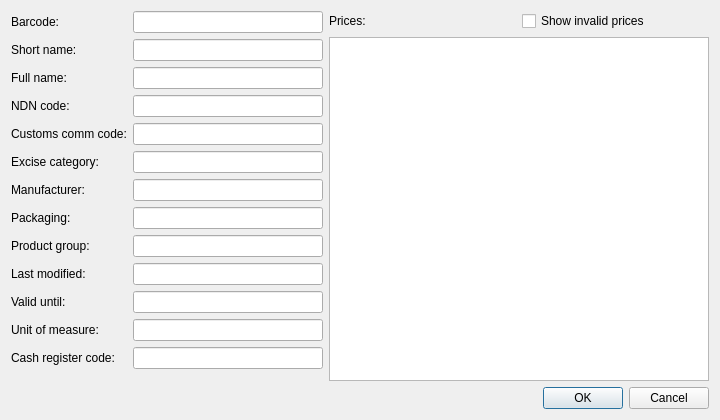
<?xml version="1.0" encoding="UTF-8"?>
<ui version="4.0">
 <class>DialogNDNProductDetails</class>
 <widget class="QDialog" name="DialogNDNProductDetails">
  <property name="geometry">
   <rect>
    <x>0</x>
    <y>0</y>
    <width>720</width>
    <height>420</height>
   </rect>
  </property>
  <property name="windowTitle">
   <string>Details of</string>
  </property>
  <layout class="QGridLayout" name="gridLayout">
   <item row="0" column="0">
    <layout class="QFormLayout" name="formLayout">
     <property name="fieldGrowthPolicy">
      <enum>QFormLayout::AllNonFixedFieldsGrow</enum>
     </property>
     <item row="0" column="0">
      <widget class="QLabel" name="barcodeLabel">
       <property name="text">
        <string>Barcode:</string>
       </property>
      </widget>
     </item>
     <item row="0" column="1">
      <widget class="QLineEdit" name="barcodeLineEdit">
       <property name="readOnly">
        <bool>true</bool>
       </property>
      </widget>
     </item>
     <item row="1" column="0">
      <widget class="QLabel" name="shortNameLabel">
       <property name="text">
        <string>Short name:</string>
       </property>
      </widget>
     </item>
     <item row="1" column="1">
      <widget class="QLineEdit" name="shortNameLineEdit">
       <property name="readOnly">
        <bool>true</bool>
       </property>
      </widget>
     </item>
     <item row="2" column="0">
      <widget class="QLabel" name="fullNameLabel">
       <property name="text">
        <string>Full name:</string>
       </property>
      </widget>
     </item>
     <item row="2" column="1">
      <widget class="QLineEdit" name="fullNameLineEdit">
       <property name="readOnly">
        <bool>true</bool>
       </property>
      </widget>
     </item>
     <item row="3" column="0">
      <widget class="QLabel" name="nDNCodeLabel">
       <property name="text">
        <string>NDN code:</string>
       </property>
      </widget>
     </item>
     <item row="3" column="1">
      <widget class="QLineEdit" name="nDNCodeLineEdit">
       <property name="readOnly">
        <bool>true</bool>
       </property>
      </widget>
     </item>
     <item row="4" column="0">
      <widget class="QLabel" name="custCommCodeLabel">
       <property name="text">
        <string>Customs comm code:</string>
       </property>
      </widget>
     </item>
     <item row="4" column="1">
      <widget class="QLineEdit" name="custCommCodeLineEdit">
       <property name="readOnly">
        <bool>true</bool>
       </property>
      </widget>
     </item>
     <item row="5" column="0">
      <widget class="QLabel" name="exciseCategoryLabel">
       <property name="text">
        <string>Excise category:</string>
       </property>
      </widget>
     </item>
     <item row="5" column="1">
      <widget class="QLineEdit" name="exciseCategoryLineEdit">
       <property name="readOnly">
        <bool>true</bool>
       </property>
      </widget>
     </item>
     <item row="6" column="0">
      <widget class="QLabel" name="manufacturerLabel">
       <property name="text">
        <string>Manufacturer:</string>
       </property>
      </widget>
     </item>
     <item row="6" column="1">
      <widget class="QLineEdit" name="manufacturerLineEdit">
       <property name="readOnly">
        <bool>true</bool>
       </property>
      </widget>
     </item>
     <item row="7" column="0">
      <widget class="QLabel" name="packagingLabel">
       <property name="text">
        <string>Packaging:</string>
       </property>
      </widget>
     </item>
     <item row="7" column="1">
      <widget class="QLineEdit" name="packagingLineEdit">
       <property name="readOnly">
        <bool>true</bool>
       </property>
      </widget>
     </item>
     <item row="8" column="0">
      <widget class="QLabel" name="productGroupLabel">
       <property name="text">
        <string>Product group:</string>
       </property>
      </widget>
     </item>
     <item row="8" column="1">
      <widget class="QLineEdit" name="productGroupLineEdit">
       <property name="readOnly">
        <bool>true</bool>
       </property>
      </widget>
     </item>
     <item row="9" column="0">
      <widget class="QLabel" name="lastModifiedLabel">
       <property name="text">
        <string>Last modified:</string>
       </property>
      </widget>
     </item>
     <item row="10" column="0">
      <widget class="QLabel" name="validUntilLabel">
       <property name="text">
        <string>Valid until:</string>
       </property>
      </widget>
     </item>
     <item row="11" column="0">
      <widget class="QLabel" name="unitOfMeasureLabel">
       <property name="text">
        <string>Unit of measure:</string>
       </property>
      </widget>
     </item>
     <item row="11" column="1">
      <widget class="QLineEdit" name="unitOfMeasureLineEdit">
       <property name="readOnly">
        <bool>true</bool>
       </property>
      </widget>
     </item>
     <item row="12" column="0">
      <widget class="QLabel" name="cahsRegisterCodeLabel">
       <property name="text">
        <string>Cash register code:</string>
       </property>
      </widget>
     </item>
     <item row="12" column="1">
      <widget class="QLineEdit" name="cashRegisterCodeLineEdit">
       <property name="readOnly">
        <bool>true</bool>
       </property>
      </widget>
     </item>
     <item row="9" column="1">
      <widget class="QLineEdit" name="lastModifiedLineEdit">
       <property name="readOnly">
        <bool>true</bool>
       </property>
      </widget>
     </item>
     <item row="10" column="1">
      <widget class="QLineEdit" name="validToLineEdit">
       <property name="readOnly">
        <bool>true</bool>
       </property>
      </widget>
     </item>
    </layout>
   </item>
   <item row="0" column="1">
    <layout class="QGridLayout" name="gridLayoutPrices">
     <property name="leftMargin">
      <number>0</number>
     </property>
     <item row="0" column="0">
      <widget class="QLabel" name="labelPrices">
       <property name="text">
        <string>Prices:</string>
       </property>
      </widget>
     </item>
     <item row="0" column="1">
      <widget class="QCheckBox" name="checkBoxPriceValidFilter">
       <property name="text">
        <string>Show invalid prices</string>
       </property>
       <property name="checked">
        <bool>false</bool>
       </property>
      </widget>
     </item>
     <item row="1" column="0" colspan="2">
      <widget class="QTableView" name="tableViewPrices">
       <property name="minimumSize">
        <size>
         <width>380</width>
         <height>0</height>
        </size>
       </property>
       <attribute name="horizontalHeaderStretchLastSection">
        <bool>true</bool>
       </attribute>
      </widget>
     </item>
    </layout>
   </item>
   <item row="1" column="0" colspan="2">
    <widget class="QDialogButtonBox" name="buttonBox">
     <property name="orientation">
      <enum>Qt::Horizontal</enum>
     </property>
     <property name="standardButtons">
      <set>QDialogButtonBox::Cancel|QDialogButtonBox::Ok</set>
     </property>
    </widget>
   </item>
  </layout>
 </widget>
 <resources/>
 <connections>
  <connection>
   <sender>buttonBox</sender>
   <signal>accepted()</signal>
   <receiver>DialogNDNProductDetails</receiver>
   <slot>accept()</slot>
   <hints>
    <hint type="sourcelabel">
     <x>248</x>
     <y>254</y>
    </hint>
    <hint type="destinationlabel">
     <x>157</x>
     <y>274</y>
    </hint>
   </hints>
  </connection>
  <connection>
   <sender>buttonBox</sender>
   <signal>rejected()</signal>
   <receiver>DialogNDNProductDetails</receiver>
   <slot>reject()</slot>
   <hints>
    <hint type="sourcelabel">
     <x>316</x>
     <y>260</y>
    </hint>
    <hint type="destinationlabel">
     <x>286</x>
     <y>274</y>
    </hint>
   </hints>
  </connection>
 </connections>
</ui>
